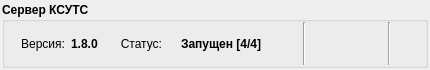
<?xml version="1.0" encoding="UTF-8"?>
<ui version="4.0">
 <class>MonitorWidget</class>
 <widget class="QWidget" name="MonitorWidget">
  <property name="geometry">
   <rect>
    <x>0</x>
    <y>0</y>
    <width>430</width>
    <height>70</height>
   </rect>
  </property>
  <property name="minimumSize">
   <size>
    <width>430</width>
    <height>70</height>
   </size>
  </property>
  <property name="maximumSize">
   <size>
    <width>16777215</width>
    <height>70</height>
   </size>
  </property>
  <property name="windowTitle">
   <string>KSUSTS Status</string>
  </property>
  <property name="windowIcon">
   <iconset>
    <normaloff>:/newPrefix/icons/Tulliana2/system_9584_32.png</normaloff>:/newPrefix/icons/Tulliana2/system_9584_32.png</iconset>
  </property>
  <layout class="QHBoxLayout" name="hlayMain">
   <property name="leftMargin">
    <number>2</number>
   </property>
   <property name="topMargin">
    <number>2</number>
   </property>
   <property name="rightMargin">
    <number>2</number>
   </property>
   <property name="bottomMargin">
    <number>2</number>
   </property>
   <item>
    <widget class="QGroupBox" name="gbFrame">
     <property name="font">
      <font>
       <weight>75</weight>
       <bold>true</bold>
      </font>
     </property>
     <property name="title">
      <string>Сервер КСУТС</string>
     </property>
     <layout class="QHBoxLayout" name="hlayFrame">
      <property name="leftMargin">
       <number>0</number>
      </property>
      <property name="topMargin">
       <number>0</number>
      </property>
      <property name="rightMargin">
       <number>0</number>
      </property>
      <property name="bottomMargin">
       <number>0</number>
      </property>
      <item>
       <widget class="QLabel" name="lblVersionCaption">
        <property name="sizePolicy">
         <sizepolicy hsizetype="Fixed" vsizetype="Preferred">
          <horstretch>0</horstretch>
          <verstretch>0</verstretch>
         </sizepolicy>
        </property>
        <property name="minimumSize">
         <size>
          <width>60</width>
          <height>0</height>
         </size>
        </property>
        <property name="maximumSize">
         <size>
          <width>60</width>
          <height>16777215</height>
         </size>
        </property>
        <property name="font">
         <font>
          <weight>50</weight>
          <bold>false</bold>
         </font>
        </property>
        <property name="styleSheet">
         <string notr="true">color: rgb(0, 0, 0);</string>
        </property>
        <property name="text">
         <string>Версия:</string>
        </property>
        <property name="alignment">
         <set>Qt::AlignRight|Qt::AlignTrailing|Qt::AlignVCenter</set>
        </property>
       </widget>
      </item>
      <item>
       <widget class="QLabel" name="lblVersion">
        <property name="sizePolicy">
         <sizepolicy hsizetype="Fixed" vsizetype="Preferred">
          <horstretch>0</horstretch>
          <verstretch>0</verstretch>
         </sizepolicy>
        </property>
        <property name="minimumSize">
         <size>
          <width>40</width>
          <height>0</height>
         </size>
        </property>
        <property name="maximumSize">
         <size>
          <width>40</width>
          <height>16777215</height>
         </size>
        </property>
        <property name="font">
         <font>
          <weight>75</weight>
          <bold>true</bold>
         </font>
        </property>
        <property name="styleSheet">
         <string notr="true">color: rgb(0, 0, 0);</string>
        </property>
        <property name="text">
         <string>1.8.0</string>
        </property>
        <property name="alignment">
         <set>Qt::AlignLeading|Qt::AlignLeft|Qt::AlignVCenter</set>
        </property>
       </widget>
      </item>
      <item>
       <widget class="QLabel" name="lblStatusCaption">
        <property name="sizePolicy">
         <sizepolicy hsizetype="Fixed" vsizetype="Preferred">
          <horstretch>0</horstretch>
          <verstretch>0</verstretch>
         </sizepolicy>
        </property>
        <property name="minimumSize">
         <size>
          <width>45</width>
          <height>0</height>
         </size>
        </property>
        <property name="maximumSize">
         <size>
          <width>45</width>
          <height>16777215</height>
         </size>
        </property>
        <property name="font">
         <font>
          <weight>50</weight>
          <bold>false</bold>
         </font>
        </property>
        <property name="styleSheet">
         <string notr="true">color: rgb(0, 0, 0);</string>
        </property>
        <property name="text">
         <string>Статус:</string>
        </property>
        <property name="alignment">
         <set>Qt::AlignRight|Qt::AlignTrailing|Qt::AlignVCenter</set>
        </property>
       </widget>
      </item>
      <item>
       <widget class="QLabel" name="lblSingleDeviceMode">
        <property name="maximumSize">
         <size>
          <width>16</width>
          <height>16</height>
         </size>
        </property>
        <property name="toolTip">
         <string>Режим 'Одно устройство'</string>
        </property>
        <property name="text">
         <string/>
        </property>
        <property name="pixmap">
         <pixmap resource="ksutsmon.qrc">:/newPrefix/icons/my-icons-collection/png/014-share.png</pixmap>
        </property>
        <property name="scaledContents">
         <bool>true</bool>
        </property>
       </widget>
      </item>
      <item>
       <widget class="QLabel" name="lblStatus">
        <property name="sizePolicy">
         <sizepolicy hsizetype="Fixed" vsizetype="Preferred">
          <horstretch>0</horstretch>
          <verstretch>0</verstretch>
         </sizepolicy>
        </property>
        <property name="minimumSize">
         <size>
          <width>116</width>
          <height>0</height>
         </size>
        </property>
        <property name="maximumSize">
         <size>
          <width>120</width>
          <height>16777215</height>
         </size>
        </property>
        <property name="font">
         <font>
          <weight>75</weight>
          <bold>true</bold>
         </font>
        </property>
        <property name="autoFillBackground">
         <bool>false</bool>
        </property>
        <property name="text">
         <string>Запущен [4/4]</string>
        </property>
       </widget>
      </item>
      <item>
       <widget class="QFrame" name="frame_1">
        <property name="frameShape">
         <enum>QFrame::VLine</enum>
        </property>
        <property name="frameShadow">
         <enum>QFrame::Sunken</enum>
        </property>
       </widget>
      </item>
      <item>
       <widget class="QPushButton" name="bnStartStop">
        <property name="minimumSize">
         <size>
          <width>32</width>
          <height>32</height>
         </size>
        </property>
        <property name="maximumSize">
         <size>
          <width>32</width>
          <height>32</height>
         </size>
        </property>
        <property name="font">
         <font>
          <weight>50</weight>
          <bold>false</bold>
         </font>
        </property>
        <property name="text">
         <string/>
        </property>
        <property name="icon">
         <iconset resource="ksutsmon.qrc">
          <normaloff>:/newPrefix/icons/Material Design Icons/ic_stop_128_28859_32.png</normaloff>:/newPrefix/icons/Material Design Icons/ic_stop_128_28859_32.png</iconset>
        </property>
        <property name="iconSize">
         <size>
          <width>32</width>
          <height>32</height>
         </size>
        </property>
        <property name="flat">
         <bool>true</bool>
        </property>
       </widget>
      </item>
      <item>
       <widget class="QPushButton" name="bnRestart">
        <property name="minimumSize">
         <size>
          <width>32</width>
          <height>32</height>
         </size>
        </property>
        <property name="maximumSize">
         <size>
          <width>32</width>
          <height>32</height>
         </size>
        </property>
        <property name="font">
         <font>
          <weight>50</weight>
          <bold>false</bold>
         </font>
        </property>
        <property name="text">
         <string/>
        </property>
        <property name="icon">
         <iconset resource="ksutsmon.qrc">
          <normaloff>:/newPrefix/icons/Material Design Icons/ic_loop_128_28425_32.png</normaloff>:/newPrefix/icons/Material Design Icons/ic_loop_128_28425_32.png</iconset>
        </property>
        <property name="iconSize">
         <size>
          <width>32</width>
          <height>32</height>
         </size>
        </property>
        <property name="flat">
         <bool>true</bool>
        </property>
       </widget>
      </item>
      <item>
       <widget class="QFrame" name="frame_2">
        <property name="frameShape">
         <enum>QFrame::VLine</enum>
        </property>
        <property name="frameShadow">
         <enum>QFrame::Sunken</enum>
        </property>
       </widget>
      </item>
      <item>
       <spacer name="hSpacer_1">
        <property name="orientation">
         <enum>Qt::Horizontal</enum>
        </property>
        <property name="sizeHint" stdset="0">
         <size>
          <width>40</width>
          <height>20</height>
         </size>
        </property>
       </spacer>
      </item>
     </layout>
    </widget>
   </item>
  </layout>
 </widget>
 <resources>
  <include location="ksutsmon.qrc"/>
  <include location="ksutsmon.qrc"/>
 </resources>
 <connections/>
</ui>
